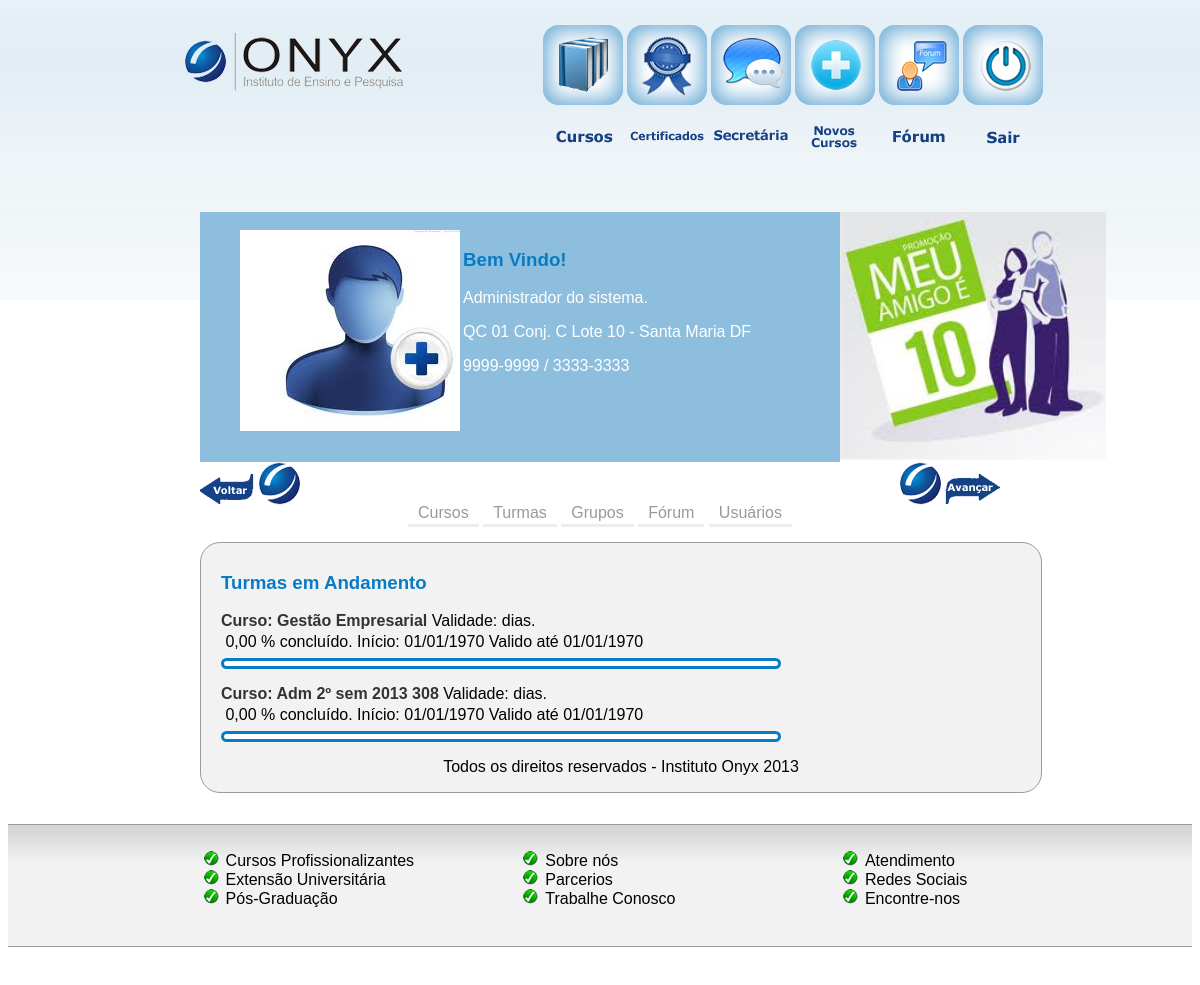
/adm/curso/detalhe.php (signed in), run on an earlier commit of the app's database.
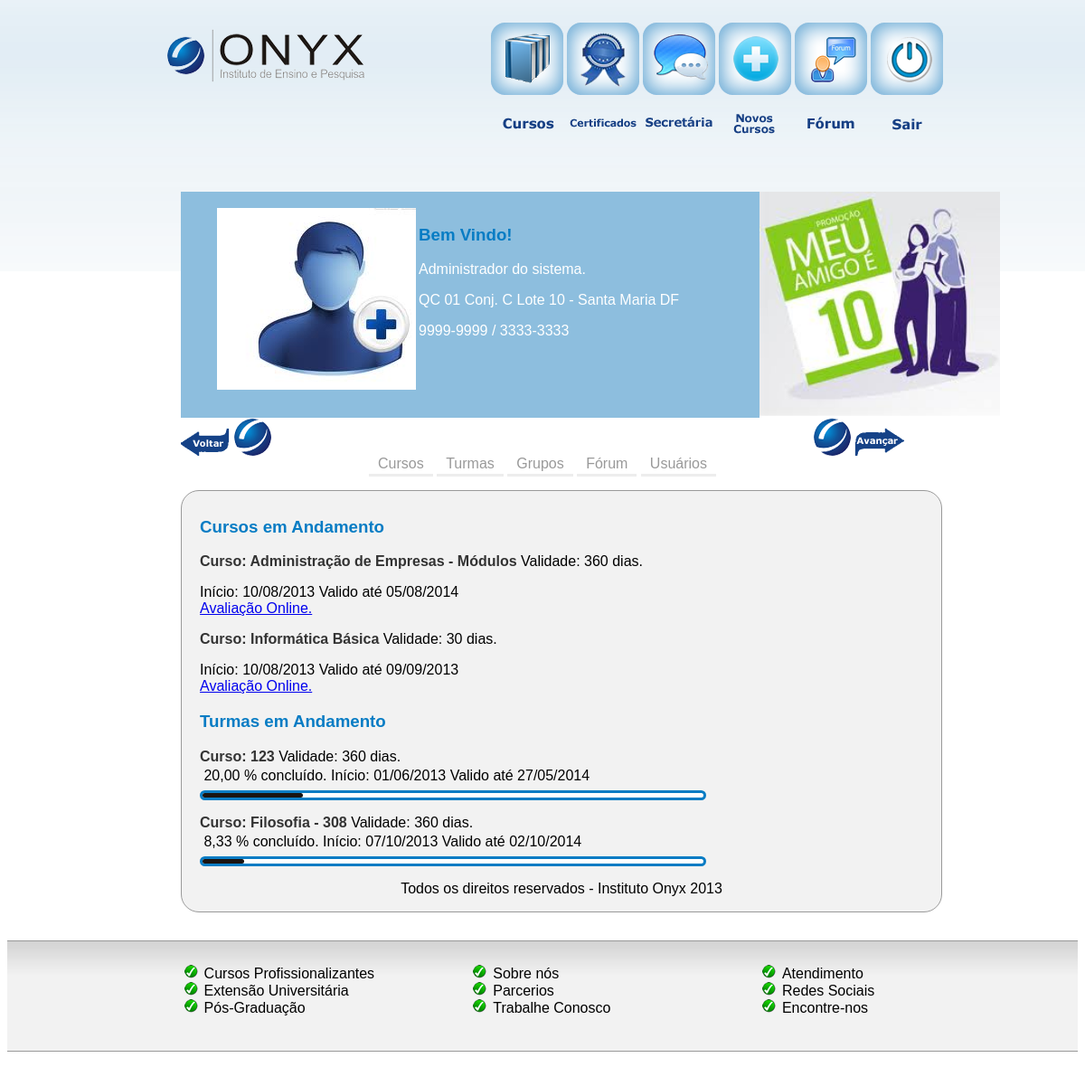
And on a later commit of the database.
### tables this page shows
CREATE TABLE IF NOT EXISTS `turma_usuario` (
  `id` int(5) NOT NULL AUTO_INCREMENT,
  `usuario_id` int(5) NOT NULL,
  `turma_id` int(5) NOT NULL,
  `aula_atual` int(5) NOT NULL,
  PRIMARY KEY (`id`)
);

CREATE TABLE IF NOT EXISTS `turma` (
  `id` int(5) NOT NULL AUTO_INCREMENT,
  `nome` varchar(255) NOT NULL,
  `quantidade` int(5) NOT NULL,
  `dataInicio` date NOT NULL,
  `nome_pasta` varchar(255) NOT NULL,
  `observacao` text NOT NULL,
  `qtd_mod` int(5) NOT NULL,
  `validade` int(5) NOT NULL,
  `ativo` int(5) NOT NULL,
  `validadeModulo` int(5) NOT NULL,
  `descricao` text NOT NULL,
  `ementa` text NOT NULL,
  `valor` varchar(255) NOT NULL,
  `dataCadastro` datetime NOT NULL DEFAULT CURRENT_TIMESTAMP,
  PRIMARY KEY (`id`)
);

CREATE TABLE IF NOT EXISTS `usuario_curso` (
  `id` int(5) NOT NULL AUTO_INCREMENT,
  `usuario_id` int(5) NOT NULL,
  `curso_id` int(5) NOT NULL,
  `aula_atual` int(5) NOT NULL,
  `matricula` int(8) NOT NULL,
  `dataVinculo` datetime NOT NULL DEFAULT CURRENT_TIMESTAMP,
  PRIMARY KEY (`id`)
);

CREATE TABLE IF NOT EXISTS `curso` (
  `id` int(10) unsigned NOT NULL AUTO_INCREMENT,
  `nome` varchar(255) DEFAULT NULL,
  `descricao` varchar(255) DEFAULT NULL,
  `ementa` varchar(255) DEFAULT NULL,
  `valor` varchar(255) DEFAULT NULL,
  `nome_pasta` varchar(255) NOT NULL,
  `observacao` text,
  `grupo_id` int(10) unsigned DEFAULT NULL,
  `validade` int(5) NOT NULL COMMENT 'Prazo de validade do curso em dias',
  `ativo` int(5) NOT NULL COMMENT '1-sim 2-não',
  `data_cadastro` timestamp NULL DEFAULT CURRENT_TIMESTAMP,
  PRIMARY KEY (`id`)
);

### adm/curso/detalhe.php (the view, shortened to what this page needs)
<?php
include("../header.php");
$usuario_id = $_SESSION['UsuarioID'];
?>
<div id="conteudo_curso">
	<?php
	$resultado = mysql_query("select * from usuario_curso uc left join curso c on uc.curso_id = c.id where uc.usuario_id=".$usuario_id."");
	if(!mysql_num_rows($resultado) == 0){
		echo "<h3>Cursos em Andamento</h3>";
		while($curso=mysql_fetch_array($resultado)){
			$dataVinculo = $curso['dataVinculo'];
			$dias = $curso['validade'];
			$inicio = strftime("%d/%m/%Y", strtotime($dataVinculo));
			$validade = date('d/m/Y', strtotime("+".$dias." days",strtotime($dataVinculo)));
			echo "<p class='texto_curso'>
			<a href='curso/exibe.php?curso=".$curso['id']."'>Curso: ".$curso['nome']."</a> Validade: ".$curso['validade']." dias.</p>";
			echo "Início: ". $inicio ." Valido até ".$validade."";
			echo "<br />";
			echo "<a href='curso/avaliacao.php?curso_id=".$curso['id']."'>Avaliação Online.</a>";
		}
	}
	$resultado2 = mysql_query("select * from turma_usuario tu left join turma t on tu.turma_id = t.id where usuario_id=".$usuario_id."");
	if(!mysql_num_rows($resultado2) == 0){
		echo "<h3>Turmas em Andamento</h3>";
		while($turma= mysql_fetch_array($resultado2)){
			$aula_atual = $turma['aula_atual'];
			$aula_total = $turma['qtd_mod'];
			$porcetagem = 100;
			$dias = $turma['validade'];
			$dataVinculo = $turma['dataInicio'];
			$inicio = strftime("%d/%m/%Y", strtotime($dataVinculo));
			$validade = date('d/m/Y', strtotime("+".$dias." days",strtotime($dataVinculo)));
			if($aula_atual!= 0){
			$aula = ($aula_atual*($porcetagem)) / ($aula_total);
			}else{
				$aula = 0;
			}
			echo "<p class='texto_curso'> <a href='turma/exibe.php?turma=".$turma['id']."'>Curso: ".$turma['nome']."</a> Validade: ".$dias." dias.</p>";
			echo "<div id='progressbar_box'> ";
			echo "&nbsp;".number_format($aula, 2, ',', '')." % concluído. Início: ". $inicio ." Valido até ".$validade."";
			echo "<div id='progressbar100' style='width=100%'> ";
			echo "<div id='progressbar' style='width:".$aula."%;'>&nbsp;
			</div>";
			echo "</div>";
			echo "</div>";
		}
	}
	?>
	<p align='center'>Todos os direitos reservados - Instituto Onyx 2013</p>
</div>
<?php include("../footer.php") ?>

### adm/header.php (shortened to what this page needs)
<html>
<head>
    <link href="css/style.css" rel="stylesheet" type="text/css" />
	<link rel="stylesheet" href="css/table_jui.css" />
  <link rel="stylesheet" href="css/style-adm.css" />
  <link rel="stylesheet" href="css/jquery-ui-1.8.4.custom.css" />
</head>
<body>
<div id="geral">
<div id="centro">
<div id="logo"><a href="index.php"><img src="../imagens/logo.png" class="logo"></a></div>
<div id="titulo_principal">
  <table>
    <tr>
      <td><a href="curso/detalhe.php"><img src="../imagens/icone/curso.png" class="btn-curso"></a></td>
      <td><a href="certificado/index.php"><img src="../imagens/icone/certificado.png" class="btn-certificado"></a></td>
      <td><a href="#"><img src="../imagens/icone/secretaria.png" class="btn-secretaria"></a></td>
      <td><a href="#"><img src="../imagens/icone/matricula.png" class="btn-novo-curso"></a></td>
      <td><a href="forum/index.php"><img src="../imagens/icone/forum.png" class="btn-forum"></a></td>
      <td><a href="../logoff.php"><img src="../imagens/icone/sair.png" class="btn-sair"></a></td>
    </tr>
  </table>
</div>
<div id="dados_usuario">
  <?php include("dados_usuario.php"); ?>
</div>
<div id="banner_usuario">
  <img src="../imagens/testebanner.png" height='250px' width='auto'>
</div>
<div id="menu">
    <a href='javascript:history.back()'><img src="../imagens/icone/voltar.png" align="left"/></a>
    <a href="javascript:history.forward()"><img src="../imagens/icone/avancar.png" align="right"/></a>
  </div>
<div id="menu"align="center">
  <nav id="menu">
  <ul>
    <li><a href="curso/index.php">Cursos</a></li>
    <li><a href="turma/lista.php">Turmas</a></li>
    <li><a href="grupo/">Grupos</a></li>
    <li><a href="forum/">Fórum</a></li>
    <li><a href="usuario/lista_usuario_turma.php">Usuários</a></li>
  </ul>
</nav>
  </div>

### adm/dados_usuario.php
<?php
echo "<br />";
echo "<img src='../imagens/usuario.png' align='left' />";
echo "<h3>Bem Vindo!</h3>";
echo "<p>Administrador do sistema.</p>";
echo "<p>QC 01 Conj. C Lote 10 - Santa Maria DF</p>";
echo "<p>9999-9999 / 3333-3333</p>";
?>

### adm/footer.php (shortened to what this page needs)
		</div>
	</div>
	<div id="rodape">
			<div id="rodape_esquerda">
			<ul>
				<li>Cursos Profissionalizantes</li>
				<li>Extensão Universitária</li>
				<li>Pós-Graduação</li>
			</ul>
		</div>
			<div id="rodape_central">
			<ul>
				<li>Sobre nós</li>
				<li>Parcerios</li>
				<li>Trabalhe Conosco</li>
			</ul>
			</div>
			<div id="rodape_direita">
			<ul>
				<li>Atendimento</li>
				<li>Redes Sociais</li>
				<li>Encontre-nos</li>
			</ul>
			</div>
		</div>
</body>
</html>

### adm/css/style-adm.css (style rules this page uses)
body { font-family: Arial; background: url(../../imagens/topo-adm.png)repeat-x;height: 300px;width: auto; font-size: 16px; }
#geral { background: url(../../imagens/topo-adm.png);margin-top: -10px; }
#centro { margin-left: auto;margin-right: auto;width:800px;height:auto; }
#logo { width: 20%;height: 80px;float: left; padding: 3% 0 0 0; }
.logo { margin: 10px 0 0 -15px; }
#titulo_principal { width: 80%; height: 190px;float: left;margin:-10% 0 0 35%; }
#dados_usuario { width: 75%;background-color: #8DBEDE;float: left;color:#FFFFFF; height: 250px;padding-left: 5%; }
#banner_usuario { width: 20%;float: left;height: 250px; }
#menu { width: 100%;height: 40px;float: left; }
#conteudo_curso { width: 100%;height: auto;float: left;border-radius: 1em;margin: 0 0 0 0;-moz-border-radius: 20px;-webkit-border-radius: 20px;border-radius: 20px;background-color: #F2F2F2;border-color: #9A9A9A;border-width: thin; border-style: solid;padding: 10px 20px 0 20px; text-align: justify; }
h3 { color: #077CC4; }
#rodape { height: 150px;width: 100%;background: url(../../imagens/fundo_rodape.png) repeat-x; float: left;margin: 30px 0 0 0; }
#rodape_esquerda { height: 150px;width: 27%;float: left;padding: 1% 0 0 15%; }
#rodape_central { height: 150px;width: 20%;float: left;padding: 1% 0 0 0; }
#rodape_direita { height: 150px;width: 20%;float: left;padding: 1% 0 0 7%; }
#progressbar_box { width: 70%;margin: -20px 0 0 0;line-height: 200%; }
#progressbar100 { background-color: #ffffff;border-width: medium; border-style: solid; border-color: #077CC4;-moz-border-radius: 100px;-webkit-border-radius: 100px;border-radius: 100px; color: #FFFFFF;height: 5px; }
#progressbar { background-color: #1A1412;-moz-border-radius: 100px;-webkit-border-radius: 100px;border-radius: 100px;height: 5px; }
ul { list-style-image: url(../../imagens/icone/rodape_li.png); }
.texto_curso a { color:#333333;text-decoration: none;font-weight: bold; }
#menu ul { padding:0px; margin:0px; list-style:none; }
#menu ul li { display: inline; }
#menu ul li a { padding: 2px 10px; display: inline-block; color: #999999; text-decoration: none; border-bottom:3px solid #EDEDED; }
.btn-curso { margin: 0 0 0 60px; }

What changed in the data, as far as the page shows it:
removed turma_usuario: turma.nome "Gestão Empresarial", aula_atual "0,00", inicio "01/01/1970", validade "01/01/1970"
removed turma_usuario: turma.nome "Adm 2º sem 2013 308", aula_atual "0,00", inicio "01/01/1970", validade "01/01/1970"
added usuario_curso: curso.nome "Administração de Empresas - Módulos", curso.validade "360", dataVinculo "10/08/2013", validade "05/08/2014"
added usuario_curso: curso.nome "Informática Básica", curso.validade "30", dataVinculo "10/08/2013", validade "09/09/2013"
now on this page (row edited): turma_usuario: turma.nome "123", turma.validade "360", aula_atual.qtd_mod "20,00", turma.dataInicio "01/06/2013", turma.dataInicio "27/05/2014"
added turma_usuario: turma.nome "Filosofia - 308", turma.validade "360", aula_atual.qtd_mod "8,33", turma.dataInicio "07/10/2013", turma.dataInicio "02/10/2014"
Also different on the page:
text now shown: "Cursos em Andamento"
